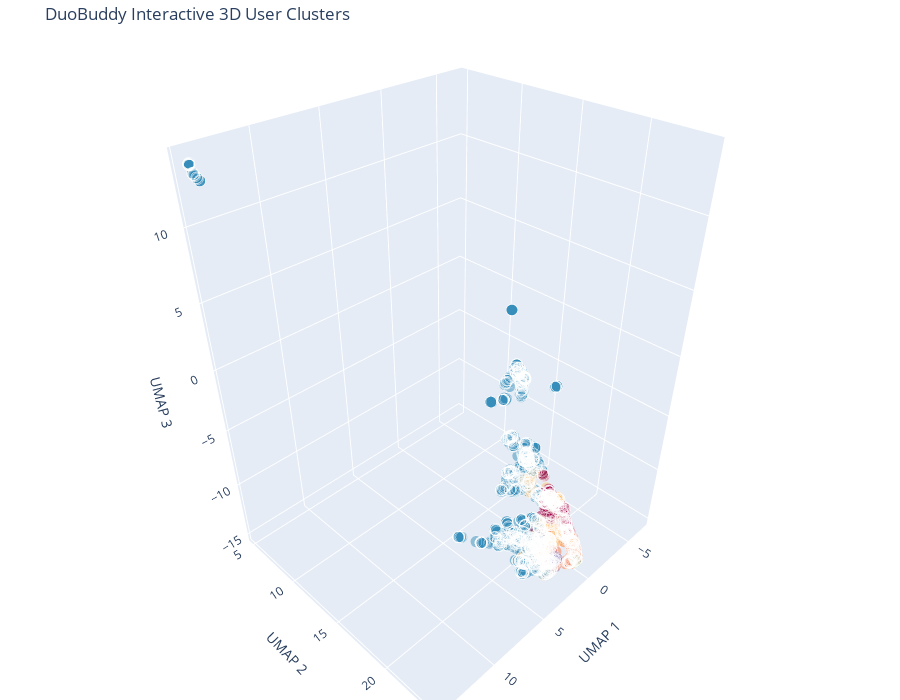

This figure's notebook cell:
### Code cell
import plotly.graph_objects as go
import numpy as np
reducer_3d = umap.UMAP(n_neighbors=15, min_dist=0.1, n_components=3, random_state=42)

# 這裡會產生 embedding_3d
embedding_3d = reducer_3d.fit_transform(X)
# 1. 準備繪圖數據
# 假設 embedding_3d 是你已經跑好的 UMAP 3D 結果
# 假設 df_result["cluster"] 是你的分群標籤
x_coords = embedding_3d[:, 0]
y_coords = embedding_3d[:, 1]
z_coords = embedding_3d[:, 2]
cluster_labels = df_result["cluster"]

# 2. 建立 Plotly 3D 散佈圖
fig = go.Figure(data=[go.Scatter3d(
    x=x_coords,
    y=y_coords,
    z=z_coords,
    mode='markers',
    marker=dict(
        size=4,
        color=cluster_labels,                # 設定顏色依據分群標籤
        colorscale='Spectral',               # 使用與你原本相同的色盤
        opacity=0.5,
        line=dict(width=0.3, color='white')  # 點的邊框
    ),
    text=[f"Cluster: {c}" for c in cluster_labels], # 懸停顯示文字
    hoverinfo='text'
)])

# 3. 設定佈局與軸標籤
fig.update_layout(
    title='DuoBuddy Interactive 3D User Clusters',
    scene=dict(
        xaxis_title='UMAP 1',
        yaxis_title='UMAP 2',
        zaxis_title='UMAP 3',
        bgcolor="white"
    ),
    margin=dict(l=0, r=0, b=0, t=40),
    width=900,
    height=700
)

# 4. 顯示圖表
fig.show()

# 5. 【關鍵】導出為獨立 HTML 檔 (簡報備案)
# 這讓你能在任何瀏覽器開啟並旋轉，不需要執行 Python 環境
# fig.write_html("duobuddy_3d_clusters.html")

### Figure 1 — Plotly figure (JSON) as saved in the notebook; plotly's stock layout.template omitted (floating-point values rounded to 4 significant figures; data arrays with more than 128 entries replaced by an {"elided": "..."} marker saying what was removed)
{"data": [{"hoverinfo": "text", "marker": {"color": {"elided": "2709 int values"}, "colorscale": [[0, "rgb(158,1,66)"], [0.1, "rgb(213,62,79)"], [0.2, "rgb(244,109,67)"], [0.3, "rgb(253,174,97)"], [0.4, "rgb(254,224,139)"], [0.5, "rgb(255,255,191)"], [0.6, "rgb(230,245,152)"], [0.7, "rgb(171,221,164)"], [0.8, "rgb(102,194,165)"], [0.9, "rgb(50,136,189)"], [1, "rgb(94,79,162)"]], "line": {"color": "white", "width": 0.3}, "opacity": 0.5, "size": 4}, "mode": "markers", "text": {"elided": "2709 str values"}, "type": "scatter3d", "x": {"elided": "2709 float values"}, "y": {"elided": "2709 float values"}, "z": {"elided": "2709 float values"}}], "layout": {"height": 700, "margin": {"b": 0, "l": 0, "r": 0, "t": 40}, "scene": {"bgcolor": "white", "xaxis": {"title": {"text": "UMAP 1"}}, "yaxis": {"title": {"text": "UMAP 2"}}, "zaxis": {"title": {"text": "UMAP 3"}}}, "title": {"text": "DuoBuddy Interactive 3D User Clusters"}, "width": 900}}
